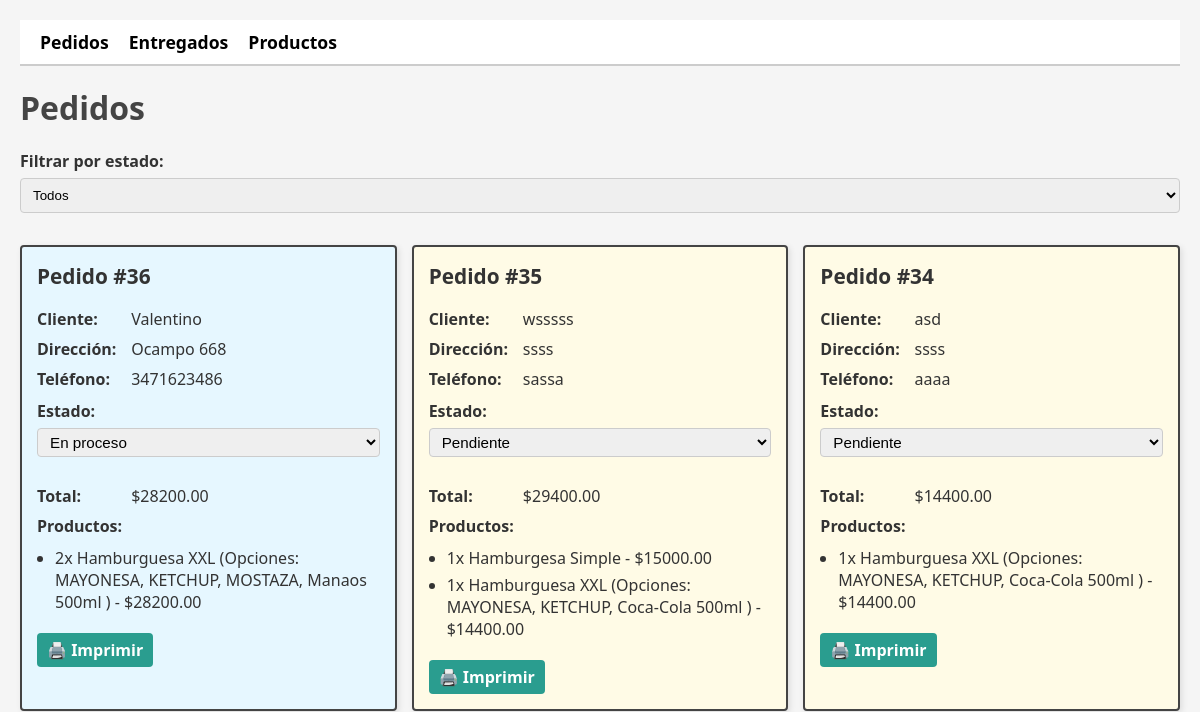
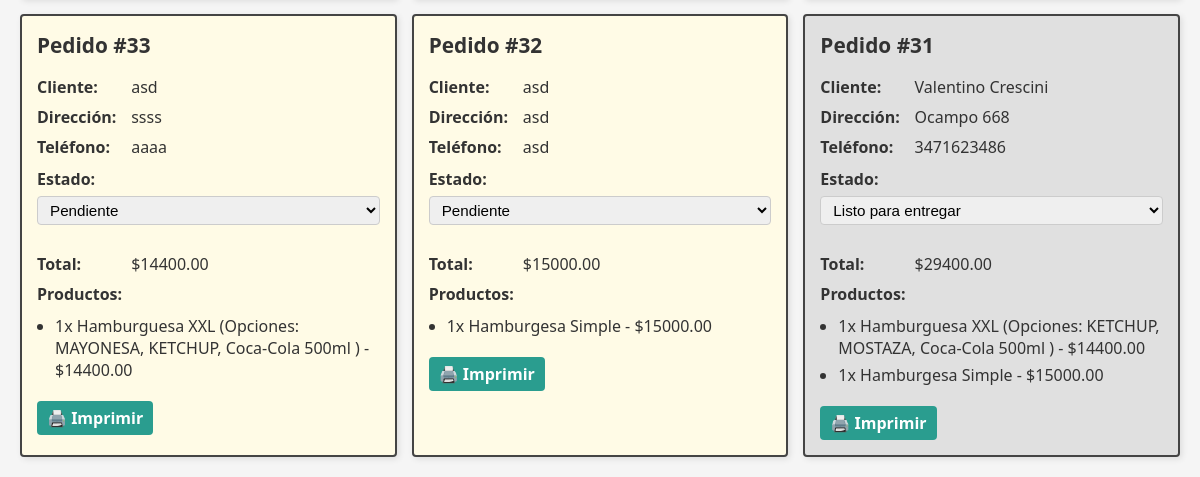
The app's page /panel/pedidos/, older data (2 pictures, top to bottom).
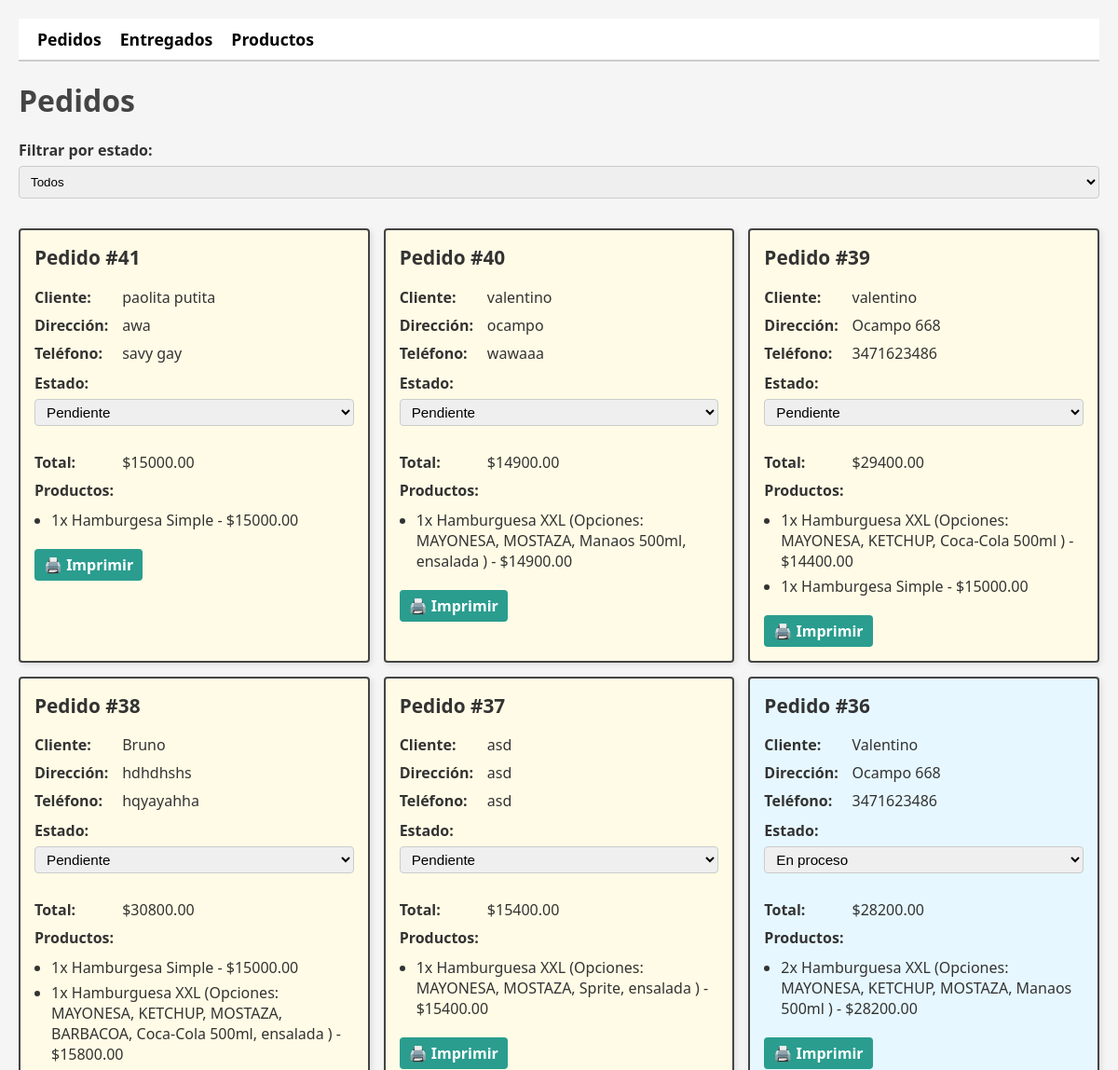
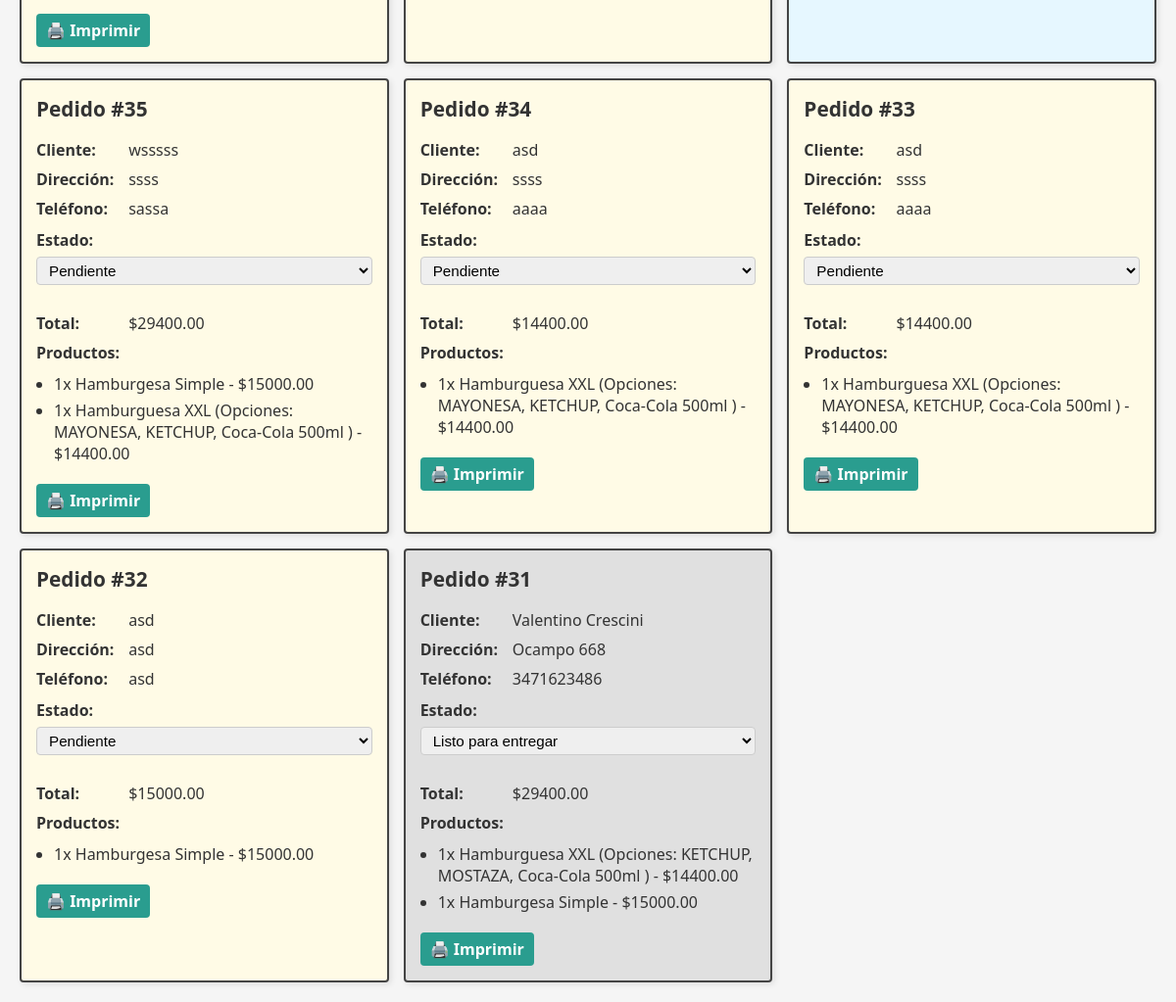
The same page, newer data (2 pictures, top to bottom).
### mi_app/models.py (models this page shows, shortened)
class Pedido(models.Model):
    ESTADOS = [
        ('pendiente', 'Pendiente'),
        ('proceso', 'En proceso'),
        ('listo', 'Listo para entregar'),
        ('entregado', 'Entregado'),
        ('cancelado', 'Cancelado'),
    ]
    cliente_nombre = models.CharField(max_length=100)
    cliente_direccion = models.CharField(max_length=200)
    cliente_telefono = models.CharField(max_length=20, blank=True)
    total = models.DecimalField(max_digits=10, decimal_places=2, default=0)
    estado = models.CharField(max_length=20, choices=ESTADOS, default='pendiente')
    fecha_creacion = models.DateTimeField(auto_now_add=True)

class PedidoProducto(models.Model):
    pedido = models.ForeignKey(Pedido, on_delete=models.CASCADE, related_name='items')
    producto = models.ForeignKey(Producto, on_delete=models.CASCADE)
    cantidad = models.PositiveIntegerField(default=1)
    opciones_seleccionadas = models.ManyToManyField(PersonalizacionOpcion, blank=True)
    def subtotal(self):
        subtotal_base = self.producto.precio * self.cantidad
        extras = sum([op.precio_extra for op in self.opciones_seleccionadas.all()])
        return subtotal_base + (extras * self.cantidad)

class Producto(models.Model):
    nombre = models.CharField(max_length=100)
    descripcion = models.TextField(blank=True)
    precio = models.DecimalField(max_digits=8, decimal_places=2)
    categoria = models.CharField(max_length=50)
    disponible = models.BooleanField(default=True)
    personalizable = models.BooleanField(default=False)
    campos_personalizacion = models.ManyToManyField('PersonalizacionCampo', blank=True, related_name='productos')
    imagen = models.ImageField(upload_to='productos/', blank=True, null=True)  # 👈 campo nuevo

class PersonalizacionOpcion(models.Model):
    campo = models.ForeignKey(PersonalizacionCampo, on_delete=models.CASCADE, related_name='opciones')
    nombre = models.CharField(max_length=100)
    precio_extra = models.DecimalField(max_digits=6, decimal_places=2, default=0)

### mi_app/views/admin.py (the view)
# urls.py: path('panel/pedidos/', views.pedidos_admin, name='pedidos_admin'),
def pedidos_admin(request):
    estado = request.GET.get('estado')
    pedidos = Pedido.objects.exclude(estado='entregado').order_by('-fecha_creacion')
    ultimo_pedido_id = pedidos.first().id if pedidos else None
    if estado:
        pedidos = pedidos.filter(estado=estado)
    return render(request, 'admin/pedidos_admin.html', {
        'pedidos': pedidos,
        'ultimo_pedido_id': ultimo_pedido_id,
    })

### mi_app/templates/admin/pedidos_admin.html (shortened to what this page needs)
{% load static %}
<link rel="stylesheet" href="{% static 'css/admin_panel.css' %}">
<nav class="admin-menu">
  <a href="{% url 'pedidos_admin' %}">Pedidos</a>
  <a href="{% url 'pedidos_entregados_admin' %}">Entregados</a>
  <a href="{% url 'productos_admin' %}">Productos</a>
</nav>
{% block titulo %}
<h1>Pedidos</h1>
{% endblock %}
{% block content %}
<link rel="stylesheet" href="{% static 'css/pedidos_admin.css' %}">
<form method="get" style="margin-bottom: 20px;">
  <label for="estado">Filtrar por estado:</label>
  <select id="estado" name="estado" onchange="this.form.submit()">
    <option value="">Todos</option>
  </select>
</form>
<div class="pedidos-grid">
  {% for pedido in pedidos %}
    <div class="pedido-card pedido-estado-{{ pedido.estado }}">
      <h2>Pedido #{{ pedido.id }}</h2>
      <div class="pedido-info"><strong>Cliente:</strong> {{ pedido.cliente_nombre }}</div>
      <div class="pedido-info"><strong>Dirección:</strong> {{ pedido.cliente_direccion }}</div>
      <div class="pedido-info"><strong>Teléfono:</strong> {{ pedido.cliente_telefono }}</div>
      <div class="pedido-estado" style="margin-top: 10px;"><strong>Estado:</strong>
        <form method="post" action="{% url 'cambiar_estado_pedido' pedido.id %}">
          <select name="estado" onchange="this.form.submit()">
            {% for key, label in pedido.ESTADOS %}
              <option value="{{ key }}" {% if pedido.estado == key %}selected{% endif %}>{{ label }}</option>
            {% endfor %}
          </select>
        </form>
      </div>
      <div class="pedido-info"><strong>Total:</strong> ${{ pedido.total }}</div>
      <div class="pedido-info"><strong>Productos:</strong></div>
      <ul class="productos-list">
        {% for item in pedido.items.all %}
          <li>
            {{ item.cantidad }}x {{ item.producto.nombre }}
            {% if item.opciones_seleccionadas.all %}
              (Opciones:
              {% for op in item.opciones_seleccionadas.all %}
                {{ op.nombre }}{% if not forloop.last %}, {% endif %}
              {% endfor %}
              )
            {% endif %}
            - ${{ item.subtotal|floatformat:2 }}
          </li>
        {% endfor %}
      </ul>
      <div class="pedido-actions">
        <a href="{% url 'imprimir_pedido' pedido.id %}" target="_blank">🖨️ Imprimir</a>
      </div>
    </div>
  {% empty %}
    <p>No hay pedidos para mostrar.</p>
  {% endfor %}
</div>
{% endblock %}

Row changes from the older to the newer data that the page shows:
added Pedido: id "41", cliente_nombre "paolita putita", cliente_direccion "awa", cliente_telefono "savy gay", estado "Pendiente", total "15000.00"
added PedidoProducto: cantidad "1", producto.nombre "Hamburgesa Simple", subtotal "15000.00", shown under "41"
added Pedido: id "40", cliente_nombre "valentino", cliente_direccion "ocampo", cliente_telefono "wawaaa", estado "Pendiente", total "14900.00", PersonalizacionOpcion (nombre "MAYONESA"), PersonalizacionOpcion (nombre "MOSTAZA"), PersonalizacionOpcion (nombre "Manaos 500ml")
added PedidoProducto: cantidad "1", producto.nombre "Hamburguesa XXL", subtotal "14900.00", PersonalizacionOpcion (nombre "MAYONESA"), PersonalizacionOpcion (nombre "MOSTAZA"), PersonalizacionOpcion (nombre "Manaos 500ml"), shown under "40"
now on this page (row unchanged): PersonalizacionOpcion: nombre "ensalada"
added Pedido: id "39", cliente_nombre "valentino", cliente_direccion "Ocampo 668", cliente_telefono "3471623486", estado "Pendiente", total "29400.00", PersonalizacionOpcion (nombre "MAYONESA"), PersonalizacionOpcion (nombre "KETCHUP"), PersonalizacionOpcion (nombre "Coca-Cola 500ml")
added PedidoProducto: cantidad "1", producto.nombre "Hamburguesa XXL", subtotal "14400.00", PersonalizacionOpcion (nombre "MAYONESA"), PersonalizacionOpcion (nombre "KETCHUP"), PersonalizacionOpcion (nombre "Coca-Cola 500ml"), shown under "39"
added PedidoProducto: cantidad "1", producto.nombre "Hamburgesa Simple", subtotal "15000.00", shown under "39"
added Pedido: id "38", cliente_nombre "Bruno", cliente_direccion "hdhdhshs", cliente_telefono "hqyayahha", estado "Pendiente", total "30800.00", PersonalizacionOpcion (nombre "MAYONESA"), PersonalizacionOpcion (nombre "KETCHUP"), PersonalizacionOpcion (nombre "MOSTAZA"), PersonalizacionOpcion (nombre "Coca-Cola 500ml")
added PedidoProducto: cantidad "1", producto.nombre "Hamburgesa Simple", subtotal "15000.00", shown under "38"
added PedidoProducto: cantidad "1", producto.nombre "Hamburguesa XXL", subtotal "15800.00", PersonalizacionOpcion (nombre "MAYONESA"), PersonalizacionOpcion (nombre "KETCHUP"), PersonalizacionOpcion (nombre "MOSTAZA"), PersonalizacionOpcion (nombre "Coca-Cola 500ml"), shown under "38"
now on this page (row unchanged): PersonalizacionOpcion: nombre "BARBACOA", shown under "1"
added Pedido: id "37", cliente_nombre "asd", cliente_direccion "asd", cliente_telefono "asd", estado "Pendiente", total "15400.00", PersonalizacionOpcion (nombre "MAYONESA"), PersonalizacionOpcion (nombre "MOSTAZA")
added PedidoProducto: cantidad "1", producto.nombre "Hamburguesa XXL", subtotal "15400.00", PersonalizacionOpcion (nombre "MAYONESA"), PersonalizacionOpcion (nombre "MOSTAZA"), shown under "37"
now on this page (row unchanged): PersonalizacionOpcion: nombre "Sprite", shown under "1"
